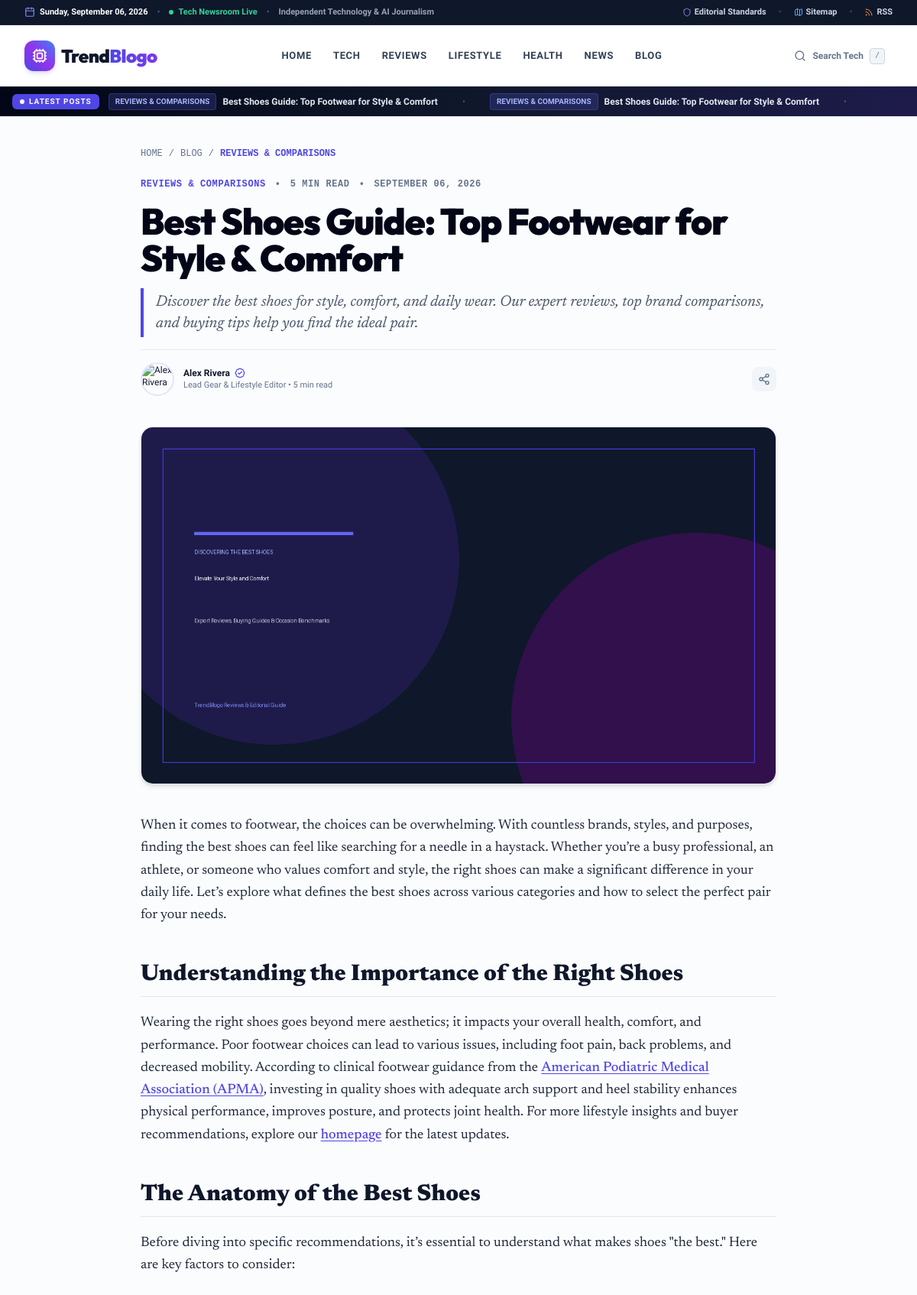
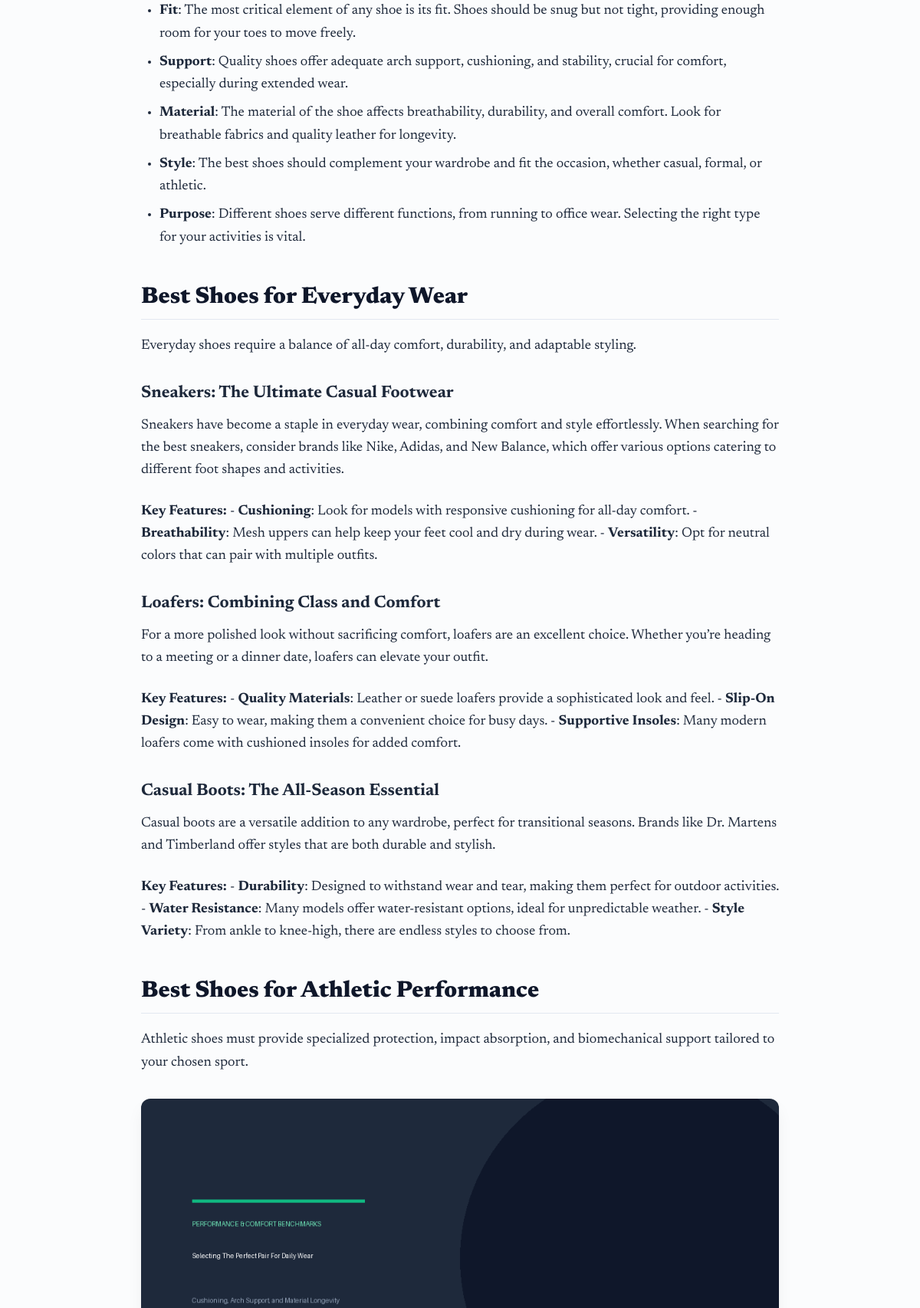
The app's page /blog/best-shoes (upper part) with its own data (2 pictures, top to bottom).
### app/models/article.py (models this page shows)
class Article(Base):
    __tablename__ = "articles"
    id = Column(Integer, primary_key=True, index=True)
    title = Column(String(255), nullable=False)
    slug = Column(String(255), unique=True, index=True, nullable=False)
    primary_keyword = Column(String(150), index=True, nullable=False)
    secondary_keywords = Column(Text, nullable=True)
    search_intent = Column(String(50), default="informational")
    template_type = Column(String(50), default="ultimate_guide")
    summary = Column(Text, nullable=True)
    content = Column(Text, nullable=False)  # Markdown format
    html_content = Column(Text, nullable=True)  # Rendered HTML
    featured_image = Column(String(255), nullable=False)
    featured_image_alt = Column(String(255), nullable=False)
    featured_image_caption = Column(String(255), nullable=True)
    image_1_url = Column(String(255), nullable=True)
    image_1_alt = Column(String(255), nullable=True)
    image_1_caption = Column(String(255), nullable=True)
    image_2_url = Column(String(255), nullable=True)
    image_2_alt = Column(String(255), nullable=True)
    image_2_caption = Column(String(255), nullable=True)
    image_3_url = Column(String(255), nullable=True)
    image_3_alt = Column(String(255), nullable=True)
    image_3_caption = Column(String(255), nullable=True)
    category_id = Column(Integer, ForeignKey("categories.id", ondelete="SET NULL"), nullable=True)
    author_name = Column(String(100), default="Editorial Team")
    author_slug = Column(String(100), default="editorial-team", index=True)
    status = Column(String(30), default="published", index=True)  # draft, published, scheduled
    scheduled_at = Column(DateTime, nullable=True)
    published_at = Column(DateTime, default=datetime.utcnow, index=True)
    created_at = Column(DateTime, default=datetime.utcnow)
    updated_at = Column(DateTime, default=datetime.utcnow, onupdate=datetime.utcnow)
    word_count = Column(Integer, default=0)
    reading_time = Column(Integer, default=5)  # minutes
    view_count = Column(Integer, default=0)
    seo_title = Column(String(150), nullable=True)
    meta_description = Column(String(320), nullable=True)
    canonical_url = Column(String(255), nullable=True)
    og_title = Column(String(150), nullable=True)
    og_description = Column(String(320), nullable=True)
    schema_json = Column(Text, nullable=True)
    quality_score = Column(Float, default=95.0)
    quality_report = Column(Text, nullable=True)  # JSON string
    category = relationship("Category", back_populates="articles")
    tags = relationship("ArticleTag", back_populates="article", cascade="all, delete-orphan")
    internal_links_out = relationship("InternalLink", foreign_keys="InternalLink.source_article_id", cascade="all, delete-orphan")
    external_links = relationship("ExternalLink", cascade="all, delete-orphan")

class Category(Base):
    __tablename__ = "categories"
    id = Column(Integer, primary_key=True, index=True)
    name = Column(String(100), unique=True, nullable=False)
    slug = Column(String(100), unique=True, index=True, nullable=False)
    description = Column(Text, nullable=True)
    color = Column(String(30), default="#4F46E5")
    icon = Column(String(50), default="folder")
    created_at = Column(DateTime, default=datetime.utcnow)
    articles = relationship("Article", back_populates="category")

### app/routes/public.py (the view)
@router.get("/blog/{slug}", response_class=HTMLResponse)
def article_detail(slug: str, request: Request, db: Session = Depends(get_db)):
    article = db.query(Article).filter(Article.slug == slug).first()
    if not article:
        raise HTTPException(status_code=404, detail="Article not found")
    article.view_count = (article.view_count or 0) + 1
    db.commit()
    ctx = get_common_context(db, request)
    related_posts = LinkEngine.get_related_posts(db, article.id, article.category_id, limit=4)
    ctx.update({
        "article": article,
        "related_posts": related_posts,
        "title": article.seo_title or f"{article.title} | TrendBlogo",
        "meta_desc": article.meta_description or article.summary,
        "canonical_url": article.canonical_url,
        "og_image": article.featured_image,
        "schema_json": article.schema_json or SEOEngine.generate_schema_json(article)
    })
    return templates.TemplateResponse(request=request, name="blog/detail.html", context=ctx)

### app/templates/blog/detail.html (shortened to what this page needs)
{% extends "base.html" %}
{% block content %}
<article class="max-w-4xl mx-auto px-4 sm:px-6 lg:px-8 py-10">
  <nav class="flex items-center space-x-2 text-xs text-slate-500 font-mono uppercase mb-6" aria-label="Breadcrumb">
    <a href="/" class="hover:text-indigo-600 transition">Home</a>
    <span>/</span>
    <a href="/blog" class="hover:text-indigo-600 transition">Blog</a>
    <span>/</span>
    <a href="/category/{{ article.category.slug if article.category else 'reviews' }}" class="text-indigo-600 font-bold hover:underline">
      {{ article.category.name if article.category else "Reviews" }}
    </a>
  </nav>
  <header class="mb-10 space-y-4">
    <div class="flex items-center space-x-3 text-xs font-mono font-bold uppercase tracking-wider text-slate-500">
      <span class="text-indigo-600 font-extrabold">{{ article.category.name if article.category else "Reviews" }}</span>
      <span>•</span>
      <span>{{ article.reading_time }} min read</span>
      <span>•</span>
      <span>{{ article.published_at.strftime("%B %d, %Y") if article.published_at else "Recently" }}</span>
    </div>
    <h1 class="font-display text-3xl sm:text-5xl font-black text-slate-950 tracking-tight leading-[1.15]">
      {{ article.title }}
    </h1>
    <p class="font-editorial text-lg sm:text-xl text-slate-600 leading-relaxed italic border-l-4 border-indigo-600 pl-4 py-1">
      {{ article.meta_description or article.summary }}
    </p>
    <div class="flex flex-wrap items-center justify-between gap-4 pt-4 border-t border-slate-200 text-xs">
      <div class="flex items-center space-x-3">
        <a href="/author/{{ article.author_slug or 'alex-rivera' }}" class="block shrink-0">
          <img src="https://images.unsplash.com/photo-1507003211169-0a1dd7228f2d?w=120&auto=format&fit=crop&q=80"
               alt="{{ article.author_name or 'Alex Rivera' }}"
               class="w-11 h-11 rounded-full object-cover border-2 border-indigo-100 shadow-xs hover:scale-105 transition duration-200">
        </a>
        <div>
          <div class="flex items-center space-x-1.5">
            <a href="/author/{{ article.author_slug or 'alex-rivera' }}" class="font-bold text-slate-900 hover:text-indigo-600 transition">
              {{ article.author_name or "Alex Rivera" }}
            </a>
            <span class="inline-flex items-center text-indigo-600" title="Verified Author & Reviewer">
              <i data-lucide="badge-check" class="w-3.5 h-3.5"></i>
            </span>
          </div>
          <p class="text-[11px] text-slate-500">Lead Gear &amp; Lifestyle Editor • {{ article.reading_time or 6 }} min read</p>
        </div>
      </div>
      <div class="flex items-center space-x-2">
        <button type="button" onclick="navigator.clipboard.writeText(window.location.href); alert('Article link copied to clipboard!');" class="p-2 text-slate-500 hover:text-slate-900 bg-slate-100 hover:bg-slate-200 rounded-lg transition" title="Copy Link">
          <i data-lucide="share-2" class="w-4 h-4"></i>
        </button>
      </div>
    </div>
  </header>
  {% if article.featured_image %}
  <figure class="mb-10">
    <div class="aspect-[16/9] w-full rounded-2xl overflow-hidden bg-slate-100 shadow-md border border-slate-200">
      <img src="{{ article.featured_image }}"
           alt="{{ article.featured_image_alt or article.title }}"
           class="w-full h-full object-cover"
           loading="eager"
           fetchpriority="high">
    </div>
  </figure>
  {% endif %}
  <div class="prose prose-trendblogo font-editorial text-lg leading-relaxed max-w-none text-slate-800">
    {{ article.html_content | safe }}
  </div>
</article>
{% endblock %}

### app/templates/base.html (shortened to what this page needs)
<!DOCTYPE html>
<html lang="en" class="scroll-smooth">
<head>
  <script src="https://cdn.tailwindcss.com"></script>
  <link rel="stylesheet" href="/static/css/custom.css">
</head>
<body class="min-h-screen flex flex-col bg-slate-50/50 text-slate-900 selection:bg-indigo-600 selection:text-white font-sans antialiased">
  <div class="bg-slate-900 text-slate-300 text-xs py-2 border-b border-slate-800">
    <div class="max-w-7xl mx-auto px-4 sm:px-6 lg:px-8 flex flex-col sm:flex-row sm:items-center justify-between gap-2">
      <div class="flex items-center space-x-3 text-[11px] font-semibold">
        <span class="text-white font-bold flex items-center">
          <i data-lucide="calendar" class="w-3.5 h-3.5 mr-1.5 text-indigo-400"></i>
          {{ current_date_str or "Sunday, September 6, 2026" }}
        </span>
        <span class="text-slate-600">•</span>
        <span class="text-emerald-400 flex items-center">
          <span class="w-1.5 h-1.5 rounded-full bg-emerald-400 animate-ping mr-1.5"></span>
          Tech Newsroom Live
        </span>
        <span class="text-slate-600">•</span>
        <span class="text-slate-400 hidden sm:inline">Independent Technology &amp; AI Journalism</span>
      </div>
      <div class="flex items-center space-x-4 text-[11px] font-semibold">
        <a href="/editorial-policy" class="hover:text-white transition flex items-center" aria-label="Editorial Standards">
          <i data-lucide="shield" class="w-3 h-3 mr-1 text-indigo-400"></i> Editorial Standards
        </a>
        <span class="text-slate-700">•</span>
        <a href="/sitemap" class="hover:text-white transition flex items-center" aria-label="Index Sitemap">
          <i data-lucide="map" class="w-3 h-3 mr-1 text-blue-400"></i> Sitemap
        </a>
        <span class="text-slate-700">•</span>
        <a href="/rss.xml" class="hover:text-white transition flex items-center" aria-label="RSS Feed">
          <i data-lucide="rss" class="w-3 h-3 mr-1 text-orange-400"></i> RSS
        </a>
      </div>
    </div>
  </div>
  <header class="sticky top-0 z-40 bg-white/95 backdrop-blur-md border-b border-slate-200/80 shadow-xs">
    <div class="max-w-7xl mx-auto px-4 sm:px-6 lg:px-8">
      <div class="flex items-center justify-between h-20">
        <a href="/" class="flex items-center space-x-2 group" aria-label="TrendBlogo Technology Homepage">
          <div class="w-10 h-10 rounded-xl bg-gradient-to-tr from-indigo-600 via-purple-600 to-blue-500 flex items-center justify-center text-white shadow-md shadow-indigo-500/20 group-hover:scale-105 transition-transform duration-300">
            <i data-lucide="cpu" class="w-5 h-5"></i>
          </div>
          <span class="font-display font-black text-2xl tracking-tight text-slate-900 leading-none">
            Trend<span class="bg-gradient-to-r from-indigo-600 to-violet-600 bg-clip-text text-transparent">Blogo</span>
          </span>
        </a>
        <nav class="hidden lg:flex items-center space-x-1 text-[13px] font-bold uppercase tracking-wider text-slate-700" aria-label="Main Navigation">
          <a href="/" class="px-3 py-2 rounded-lg hover:text-indigo-600 hover:bg-slate-50 transition">Home</a>
          <a href="/category/tech" class="px-3 py-2 rounded-lg hover:text-indigo-600 hover:bg-indigo-50/50 transition">Tech</a>
          <a href="/category/reviews" class="px-3 py-2 rounded-lg hover:text-amber-600 hover:bg-amber-50/50 transition">Reviews</a>
          <a href="/category/lifestyle" class="px-3 py-2 rounded-lg hover:text-pink-600 hover:bg-pink-50/50 transition">Lifestyle</a>
          <a href="/category/health" class="px-3 py-2 rounded-lg hover:text-emerald-600 hover:bg-emerald-50/50 transition">Health</a>
          <a href="/category/news" class="px-3 py-2 rounded-lg hover:text-rose-600 hover:bg-rose-50/50 transition">News</a>
          <a href="/blog" class="px-3 py-2 rounded-lg hover:text-indigo-600 hover:bg-slate-50 transition">Blog</a>
        </nav>
        <div class="flex items-center space-x-3">
          <button type="button" class="open-search-modal p-2.5 text-slate-500 hover:text-slate-900 hover:bg-slate-100 rounded-xl transition flex items-center space-x-2" aria-label="Open search dialog">
            <i data-lucide="search" class="w-4 h-4"></i>
            <span class="hidden sm:inline-block text-xs font-semibold text-slate-500">Search Tech</span>
            <kbd class="hidden sm:inline-block bg-slate-100 border border-slate-300 px-1.5 py-0.5 rounded text-[10px] text-slate-500 font-mono">/</kbd>
          </button>
        </div>
      </div>
    </div>
    {% if recent_posts and recent_posts|length > 0 %}
    <div class="bg-gradient-to-r from-slate-950 via-slate-900 to-indigo-950 text-white py-2 px-4 overflow-hidden border-t border-slate-800">
      <div class="max-w-7xl mx-auto flex items-center text-xs">
        <span class="bg-indigo-600 text-white font-black uppercase tracking-widest text-[10px] px-2.5 py-0.5 rounded-md mr-3 shrink-0 flex items-center shadow-xs">
          <span class="w-1.5 h-1.5 rounded-full bg-white animate-pulse mr-1.5"></span>
          Latest Posts
        </span>
        <div class="ticker-wrap flex-1 overflow-hidden">
          <div class="ticker-move text-slate-200 font-medium space-x-8 text-xs inline-flex items-center">
            {% for post in recent_posts %}
            <a href="/blog/{{ post.slug }}" class="hover:text-indigo-400 transition inline-flex items-center space-x-2 shrink-0">
              <span class="px-2 py-0.5 bg-indigo-500/20 text-indigo-300 font-bold uppercase text-[10px] rounded border border-indigo-500/30">
                {{ post.category.name if post.category else "Review" }}
              </span>
              <span class="hover:underline font-semibold">{{ post.title }}</span>
            </a>
            <span class="text-slate-600">•</span>
            {% endfor %}
            {% for post in recent_posts %}
            <a href="/blog/{{ post.slug }}" class="hover:text-indigo-400 transition inline-flex items-center space-x-2 shrink-0">
              <span class="px-2 py-0.5 bg-indigo-500/20 text-indigo-300 font-bold uppercase text-[10px] rounded border border-indigo-500/30">
                {{ post.category.name if post.category else "Review" }}
              </span>
              <span class="hover:underline font-semibold">{{ post.title }}</span>
            </a>
            <span class="text-slate-600">•</span>
            {% endfor %}
          </div>
        </div>
      </div>
    </div>
    {% endif %}
  </header>
  <main class="flex-grow">
    {% block content %}{% endblock %}
  </main>
</body>
</html>

### app/static/css/custom.css (style rules this page uses)
:root { --font-headline: 'Playfair Display', Georgia, Cambria, serif; --font-editorial: 'Newsreader', Georgia, serif; --font-heading: 'Plus Jakarta Sans', -apple-system, BlinkMacSystemFont, sans-serif; --font-body: 'Inter', -apple-system, BlinkMacSystemFont, sans-serif; --font-mono: 'JetBrains Mono', monospace; }
.font-editorial { font-family: var(--font-editorial); }
.ticker-wrap { overflow: hidden; white-space: nowrap; }
.ticker-move { display: inline-block; animation: ticker 35s linear infinite; }
.prose-trendblogo { color: #334155; font-size: 1.125rem; line-height: 1.8; }
.prose-trendblogo p { margin-bottom: 1.5rem; }
.prose-trendblogo h2 { font-size: 1.875rem; font-weight: 800; color: #0F172A; margin-top: 2.75rem; margin-bottom: 1.25rem; line-height: 1.3; padding-bottom: 0.5rem; border-bottom: 1px solid #E2E8F0; }
.prose-trendblogo h3 { font-size: 1.375rem; font-weight: 700; color: #1E293B; margin-top: 2rem; margin-bottom: 0.75rem; line-height: 1.4; }
.prose-trendblogo a { color: #4F46E5; text-decoration: underline; text-underline-offset: 3px; font-weight: 500; transition: color 0.15s ease; }
.prose-trendblogo ul, .prose-trendblogo ol { margin-bottom: 1.5rem; padding-left: 1.5rem; }
.prose-trendblogo ul { list-style-type: disc; }
.prose-trendblogo li { margin-bottom: 0.5rem; }
.prose-trendblogo img { border-radius: 0.75rem; box-shadow: 0 10px 25px -5px rgba(15, 23, 42, 0.08); margin: 2rem auto 0.75rem auto; max-width: 100%; height: auto; }

### records on screen
Article: category "REVIEWS & COMPARISONS", title "Best Shoes Guide: Top Footwear for Style & Comfort", reading_time "5", published_at "SEPTEMBER 06, 2026", meta_description "Discover the best shoes for style, comfort, and daily wear. Our expert reviews, top brand comparisons, and buying tips help you find the ideal pair.", author_name "Alex Rivera", featured_image (picture), html_content "When it comes to footwear, the choices can be overwhelming. With countless brands, styles, and purposes, finding the best shoes can feel like searching for a needle in a haystack. Whether you’re a busy professional, an athlete, or someone who values comfort and style, the right shoes can make a significant difference in your daily life. Let’s explore what defines the best shoes across various categories and how to select the perfect pair for your needs. Understanding the Importance of the Right Shoes Wearing the right shoes goes beyond mere aesthetics; it impacts your overall health, comfort, and performance. Poor footwear choices can lead to various issues, including foot pain, back…", html_content (picture)
Category: category "REVIEWS & COMPARISONS"

### other values on screen
{{ current_date_str or "Sunday, September 6, 2026" }} "Sunday, September 06, 2026"
